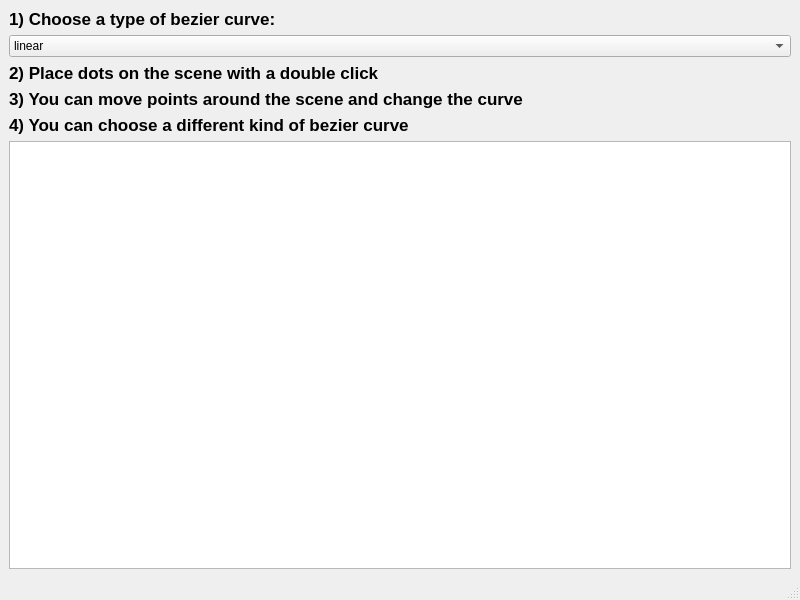
<?xml version="1.0" encoding="UTF-8"?>
<ui version="4.0">
 <class>MainWindow</class>
 <widget class="QMainWindow" name="MainWindow">
  <property name="geometry">
   <rect>
    <x>0</x>
    <y>0</y>
    <width>800</width>
    <height>600</height>
   </rect>
  </property>
  <property name="windowTitle">
   <string>MainWindow</string>
  </property>
  <widget class="QWidget" name="centralwidget">
   <layout class="QVBoxLayout" name="verticalLayout_2">
    <item>
     <layout class="QVBoxLayout" name="verticalLayout">
      <item>
       <widget class="QLabel" name="label">
        <property name="sizePolicy">
         <sizepolicy hsizetype="Preferred" vsizetype="Preferred">
          <horstretch>0</horstretch>
          <verstretch>0</verstretch>
         </sizepolicy>
        </property>
        <property name="font">
         <font>
          <pointsize>13</pointsize>
          <bold>true</bold>
         </font>
        </property>
        <property name="text">
         <string>1) Choose a type of bezier curve:</string>
        </property>
       </widget>
      </item>
      <item>
       <widget class="QComboBox" name="comboBox">
        <item>
         <property name="text">
          <string>linear</string>
         </property>
        </item>
        <item>
         <property name="text">
          <string>quadratic</string>
         </property>
        </item>
        <item>
         <property name="text">
          <string>cubic</string>
         </property>
        </item>
       </widget>
      </item>
      <item>
       <widget class="QLabel" name="label_2">
        <property name="font">
         <font>
          <pointsize>13</pointsize>
          <bold>true</bold>
         </font>
        </property>
        <property name="text">
         <string>2) Place dots on the scene with a double click</string>
        </property>
       </widget>
      </item>
      <item>
       <widget class="QLabel" name="label_3">
        <property name="font">
         <font>
          <pointsize>13</pointsize>
          <bold>true</bold>
         </font>
        </property>
        <property name="text">
         <string>3) You can move points around the scene and change the curve</string>
        </property>
       </widget>
      </item>
      <item>
       <widget class="QLabel" name="label_4">
        <property name="font">
         <font>
          <pointsize>13</pointsize>
          <bold>true</bold>
         </font>
        </property>
        <property name="text">
         <string>4) You can choose a different kind of bezier curve</string>
        </property>
       </widget>
      </item>
     </layout>
    </item>
    <item>
     <widget class="QGraphicsView" name="graphicsView"/>
    </item>
   </layout>
  </widget>
  <widget class="QMenuBar" name="menubar">
   <property name="geometry">
    <rect>
     <x>0</x>
     <y>0</y>
     <width>800</width>
     <height>22</height>
    </rect>
   </property>
  </widget>
  <widget class="QStatusBar" name="statusbar"/>
 </widget>
 <resources/>
 <connections/>
</ui>
